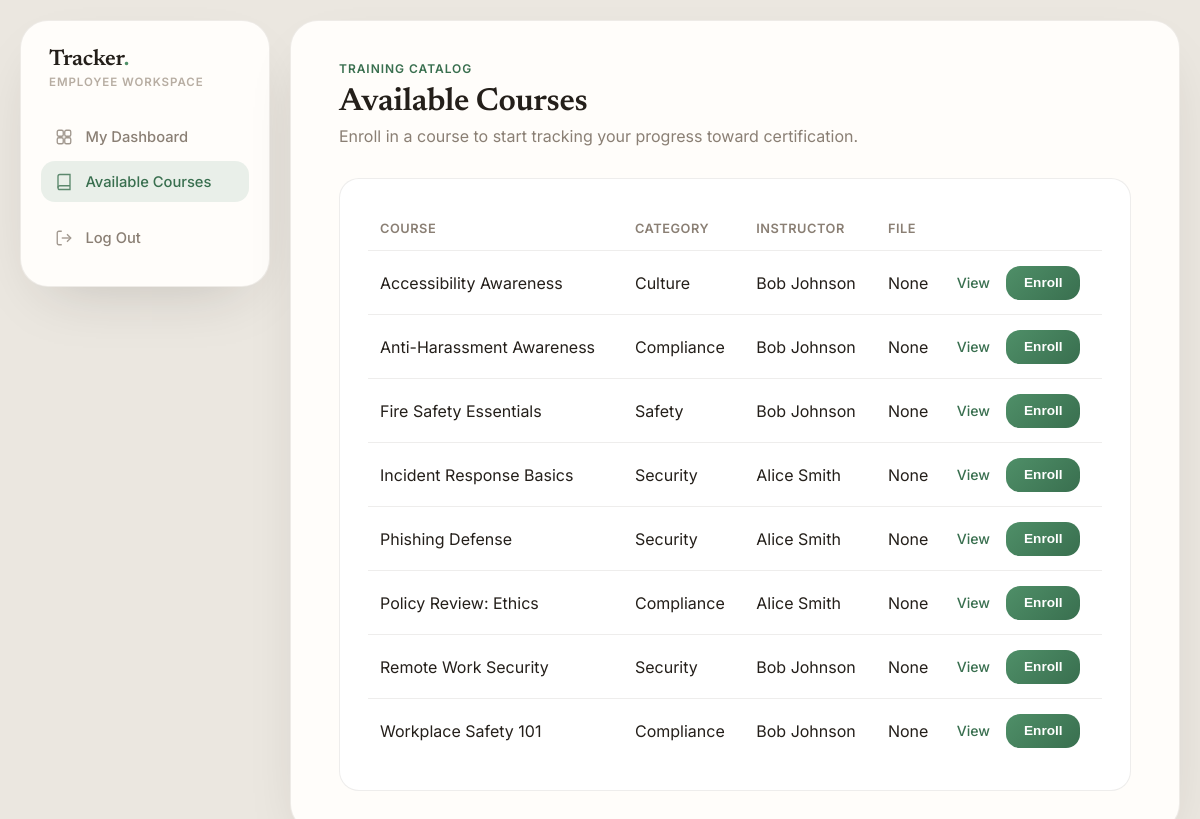
Screenshot of /employee/courses.php (signed in) with the database file from the repository.
### tables this page shows
CREATE TABLE COURSE (
    CourseID INT AUTO_INCREMENT PRIMARY KEY,
    InstructorID INT,
    Title VARCHAR(150) NOT NULL,
    Category VARCHAR(100),
    CourseFile VARCHAR(255),
    FOREIGN KEY (InstructorID) REFERENCES INSTRUCTOR(InstructorID) ON DELETE SET NULL
);

CREATE TABLE INSTRUCTOR (
    InstructorID INT AUTO_INCREMENT PRIMARY KEY,
    Name VARCHAR(100) NOT NULL,
    Expertise VARCHAR(100) NOT NULL,
    Type ENUM('Internal', 'External') NOT NULL
);

### employee/courses.php (the view, shortened to what this page needs)
<?php
require '../config/db.php';
$userId = $_SESSION['user_id'];
require '../includes/header.php';
$stmt = $pdo->prepare('
    SELECT c.CourseID, c.Title, c.Category, c.CourseFile, i.Name AS InstructorName
    FROM COURSE c
    LEFT JOIN INSTRUCTOR i ON c.InstructorID = i.InstructorID
    WHERE c.CourseID NOT IN (
        SELECT CourseID FROM COURSE_ENROLLMENT WHERE EmployeeID = ?
    )
    ORDER BY c.Title
');
$stmt->execute([$userId]);
$courses = $stmt->fetchAll();
?>
<div class="eyebrow">Training Catalog</div>
<h1>Available Courses</h1>
<p class="page-subtitle">Enroll in a course to start tracking your progress toward certification.</p>
<div class="card">
    <table>
        <tr>
            <th>Course</th>
            <th>Category</th>
            <th>Instructor</th>
            <th>File</th>
            <th></th>
        </tr>
        <?php foreach ($courses as $course): ?>
        <tr>
            <td><?= htmlspecialchars($course['Title']) ?></td>
            <td><?= htmlspecialchars($course['Category'] ?? 'General') ?></td>
            <td><?= htmlspecialchars($course['InstructorName'] ?? 'Unassigned') ?></td>
            <td>
                <?php if (!empty($course['CourseFile'])): ?>
                    <a href="../<?= htmlspecialchars($course['CourseFile']) ?>" target="_blank">Download</a>
                <?php else: ?>
                    None
                <?php endif; ?>
            </td>
            <td class="text-actions">
                <a class="edit" href="course_detail.php?id=<?= $course['CourseID'] ?>">View</a>
                <form method="POST" style="display:inline; margin-left:0.75rem;">
                    <button type="submit" class="btn btn-sm">Enroll</button>
                </form>
            </td>
        </tr>
        <?php endforeach; ?>
    </table>
</div>
<?php require '../includes/footer.php'; ?>

### assets/css/style.css (style rules this page uses)
:root { --canvas: #ebe7e0; --surface: #fffdfa; --surface-raised: #ffffff; --border: rgba(37, 30, 24, 0.08); --ink: #241f1a; --ink-soft: #8a7f74; --ink-faint: #b7ada2; --radius-xl: 28px; --radius-lg: 20px; --radius-md: 14px; --radius-sm: 10px; --shadow-shell: 0 24px 60px -28px rgba(36, 31, 26, 0.22); --shadow-pop: 0 12px 28px -14px rgba(36, 31, 26, 0.28); --status-valid: #3a8f5d; --status-valid-soft: rgba(58, 143, 93, 0.12); --status-warning: #c07f21; --status-warning-soft: rgba(192, 127, 33, 0.13); --status-expired: #c14f3f; --status-expired-soft: rgba(193, 79, 63, 0.12); --accent: #4f8f68; --accent-2: #396f4f; --accent-soft: rgba(79, 143, 104, 0.12); }
body[data-role="Employee"] { --accent: #4f8f68; --accent-2: #396f4f; --accent-soft: rgba(79, 143, 104, 0.12); }
* { margin: 0; padding: 0; box-sizing: border-box; }
body { font-family: 'Inter', system-ui, -apple-system, "Segoe UI", sans-serif; background: var(--canvas); color: var(--ink); min-height: 100vh; }
h1, h2, h3, .brand { font-family: 'Newsreader', Georgia, serif; letter-spacing: -0.01em; }
a { color: inherit; }
.eyebrow { font-family: 'Inter', sans-serif; font-size: 0.75rem; font-weight: 600; letter-spacing: 0.08em; text-transform: uppercase; color: var(--accent-2); margin-bottom: 0.6rem; }
h1 { font-size: 2rem; font-weight: 600; margin-bottom: 0.5rem; }
.page-subtitle { color: var(--ink-soft); margin-bottom: 2rem; }
.card { background: var(--surface-raised); border: 1px solid var(--border); border-radius: var(--radius-lg); padding: 1.75rem; }
table { width: 100%; border-collapse: collapse; }
th, td { padding: 0.9rem 0.75rem; text-align: left; border-bottom: 1px solid var(--border); }
th { color: var(--ink-soft); font-weight: 600; font-size: 0.8rem; text-transform: uppercase; letter-spacing: 0.04em; }
tbody tr:last-child td { border-bottom: none; }
.text-actions a { text-decoration: none; font-weight: 500; font-size: 0.88rem; }
.text-actions .edit { color: var(--accent-2); }
.btn { display: inline-flex; align-items: center; justify-content: center; gap: 0.5rem; background: linear-gradient(135deg, var(--accent), var(--accent-2)); color: #fff; border: none; padding: 0.85rem 1.5rem; border-radius: var(--radius-md); font-weight: 600; font-size: 0.92rem; cursor: pointer; text-decoration: none; transition: transform 0.15s ease, box-shadow 0.15s ease; }
.btn-sm { padding: 0.6rem 1.1rem; font-size: 0.85rem; }

### rows the page displays
course: Title "Accessibility Awareness", Category "Culture", InstructorID.Name "Bob Johnson", shows "None"
course: Title "Anti-Harassment Awareness", Category "Compliance", InstructorID.Name "Bob Johnson", shows "None"
course: Title "Fire Safety Essentials", Category "Safety", InstructorID.Name "Bob Johnson", shows "None"
course: Title "Incident Response Basics", Category "Security", InstructorID.Name "Alice Smith", shows "None"
course: Title "Phishing Defense", Category "Security", InstructorID.Name "Alice Smith", shows "None"
course: Title "Policy Review: Ethics", Category "Compliance", InstructorID.Name "Alice Smith", shows "None"
course: Title "Remote Work Security", Category "Security", InstructorID.Name "Bob Johnson", shows "None"
course: Title "Workplace Safety 101", Category "Compliance", InstructorID.Name "Bob Johnson", shows "None"

### other values shown
$role "EMPLOYEE"
